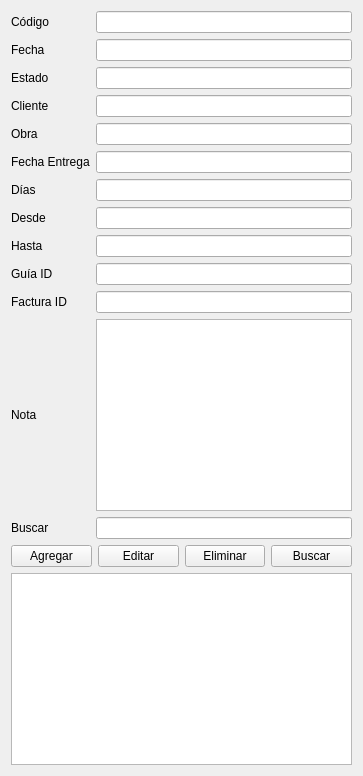
<?xml version="1.0" encoding="UTF-8"?>
<ui version="4.0">
 <class>SeguimientosForm</class>
 <widget class="QWidget" name="SeguimientosForm">
  <layout class="QVBoxLayout" name="verticalLayout">
   <item>
    <layout class="QGridLayout" name="formLayout">
     <item row="0" column="0"><widget class="QLabel" name="labelCodigo"><property name="text"><string>Código</string></property></widget></item>
     <item row="0" column="1"><widget class="QLineEdit" name="inputCodigo"/></item>
     <item row="1" column="0"><widget class="QLabel" name="labelFecha"><property name="text"><string>Fecha</string></property></widget></item>
     <item row="1" column="1"><widget class="QLineEdit" name="inputFecha"/></item>
     <item row="2" column="0"><widget class="QLabel" name="labelEstado"><property name="text"><string>Estado</string></property></widget></item>
     <item row="2" column="1"><widget class="QLineEdit" name="inputEstado"/></item>
     <item row="3" column="0"><widget class="QLabel" name="labelCliente"><property name="text"><string>Cliente</string></property></widget></item>
     <item row="3" column="1"><widget class="QLineEdit" name="inputCliente"/></item>
     <item row="4" column="0"><widget class="QLabel" name="labelObra"><property name="text"><string>Obra</string></property></widget></item>
     <item row="4" column="1"><widget class="QLineEdit" name="inputObra"/></item>
     <item row="5" column="0"><widget class="QLabel" name="labelFechaEntrega"><property name="text"><string>Fecha Entrega</string></property></widget></item>
     <item row="5" column="1"><widget class="QLineEdit" name="inputFechaEntrega"/></item>
     <item row="6" column="0"><widget class="QLabel" name="labelDias"><property name="text"><string>Días</string></property></widget></item>
     <item row="6" column="1"><widget class="QLineEdit" name="inputDias"/></item>
     <item row="7" column="0"><widget class="QLabel" name="labelDesde"><property name="text"><string>Desde</string></property></widget></item>
     <item row="7" column="1"><widget class="QLineEdit" name="inputDesde"/></item>
     <item row="8" column="0"><widget class="QLabel" name="labelHasta"><property name="text"><string>Hasta</string></property></widget></item>
     <item row="8" column="1"><widget class="QLineEdit" name="inputHasta"/></item>
     <item row="9" column="0"><widget class="QLabel" name="labelGuiaID"><property name="text"><string>Guía ID</string></property></widget></item>
     <item row="9" column="1"><widget class="QLineEdit" name="inputGuiaID"/></item>
     <item row="10" column="0"><widget class="QLabel" name="labelFacturaID"><property name="text"><string>Factura ID</string></property></widget></item>
     <item row="10" column="1"><widget class="QLineEdit" name="inputFacturaID"/></item>
     <item row="11" column="0"><widget class="QLabel" name="labelNota"><property name="text"><string>Nota</string></property></widget></item>
     <item row="11" column="1"><widget class="QTextEdit" name="inputNota"/></item>
     <item row="12" column="0"><widget class="QLabel" name="labelBuscar"><property name="text"><string>Buscar</string></property></widget></item>
     <item row="12" column="1"><widget class="QLineEdit" name="inputBuscar"/></item>
    </layout>
   </item>
   <item>
    <layout class="QHBoxLayout" name="botonesLayout">
     <item><widget class="QPushButton" name="btnAgregar"><property name="text"><string>Agregar</string></property></widget></item>
     <item><widget class="QPushButton" name="btnEditar"><property name="text"><string>Editar</string></property></widget></item>
     <item><widget class="QPushButton" name="btnEliminar"><property name="text"><string>Eliminar</string></property></widget></item>
     <item><widget class="QPushButton" name="btnBuscar"><property name="text"><string>Buscar</string></property></widget></item>
    </layout>
   </item>
   <item>
    <widget class="QTableWidget" name="tablaSeguimientos"/>
   </item>
  </layout>
 </widget>
 <resources/>
 <connections/>
</ui>
